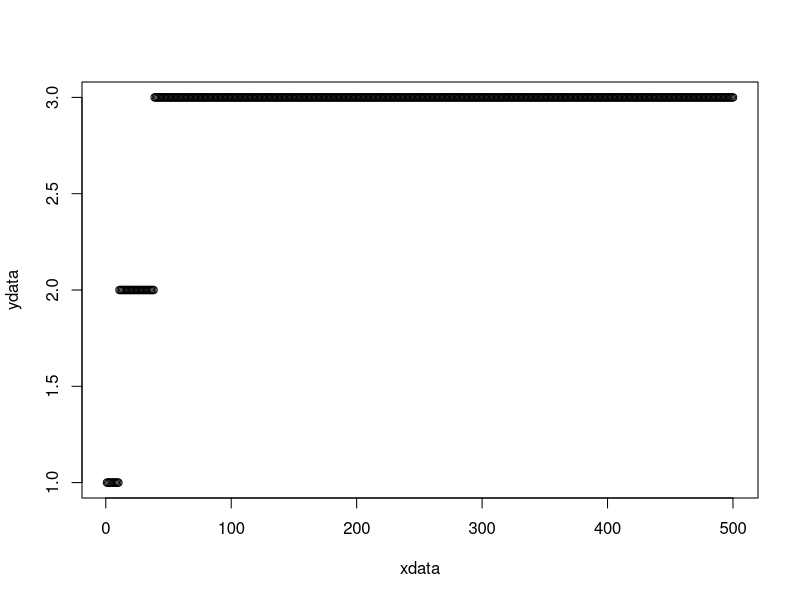

Here is the R script that generated this plot:
#this is to simulate the effect of rotations on teh spread of resistnce
#Written by Ian Hastings, but hopefully Andy South will read it, give it a D-, and make the code efficient

#This can run any number of insecticides/loci but at present, input will only allow a maximumum of 5


# <<<<<<<<<<<<<<<first up are user-defined parameters>>>>>>>>>>>
#I will eventually block this out and use a function to generate values from distributions for sensitivity analysis


max_no_generations=500 #the maximum number of mosquito generations to run the simulation
no_insecticides=5 #MAX is 5<<<<the number of insecticides (and hence loci) in the simuation MAX IS 5<<<

#now set up some arrays to hold data. 

array_named <- function(...)  {  
array(0, dim = lengths(list(...)), dimnames = list(...))  
 }  


RAF <- array_named(insecticide=1:no_insecticides, sex=c('male','female'), site=c('intervention','refugia'), gen=1:max_no_generations)
exposure <- array_named(insecticide=1:no_insecticides, sex=c('male','female'), amount=c('none','low', 'high'))
fitness <- array_named(insecticide=1:no_insecticides, genotype=c('SS','SR', 'RR'), amount=c('none','low', 'high'))
results<-array(0, dim=c(max_no_generations, 12))

#now set up some arrays to hold data. Can make some dimensions the number of insecticides but hard-code as 5 meanwhile
#because diretly write to these arrays below and need at least 5. 
RAF_male_intervention <- array(0, dim=c(5, max_no_generations)); #resistance allele freq in intervention site
RAF_female_intervention <- array(0, dim=c(5, max_no_generations));
RAF_male_refugia <- array(0, dim=c(5, max_no_generations)); #resistance allele freq in refugia
RAF_female_refugia <- array(0, dim=c(5, max_no_generations));
alpha_male_high <- array(0, dim=5); alpha_male_low <- array(0, dim=5); alpha_male_none <- array(0, dim=5);
alpha_female_high <- array(0, dim=5); alpha_female_low <- array(0, dim=5); alpha_female_none <- array(0, dim=5);
z_rr <- array(0, dim=5); h_rr <- array(0, 5);
w_ss_none <- array(0, dim=5);w_ss_low <- array(0, dim=5);w_ss_high <- array(0, dim=5);
w_rs_none <- array(0, dim=5);w_rs_low <- array(0, dim=5);w_rs_high <- array(0, dim=5);
w_rr_none <- array(0, dim=5);w_rr_low <- array(0, dim=5);w_rr_high <- array(0, dim=5);

#now resume entering data
migration_rate_intervention=0.01 # migration rate into and out-of the treated area. It is the proportion of the treated population that migrates. We assume that immigration=emigration.
coverage=0.8; # "coverage" of the intervention is defined as the proportion of mosquitoes that are covered by the intervention (and 1-C is the proportion of the population in the untreated refugia).
migration_rate_refugia=migration_rate_intervention*coverage/(1-coverage)

rotation_interval=0 #frequency of rotation (in generations) NB if set to zero mean RwR i.e. rotate when resistant
rotation_criterion=0.5 #resistant allele frequency that triggers a RwR change or precludes a insecticide from being rotated in.
diagnostics=0

#inital resistance allele frequency (i.e. generation 1) in the intervention and refugia
#locus 1>>
RAF[1, 'male', 'intervention',1]=0.002;  RAF[1, 'female', 'intervention',1]=0.002;
RAF[1, 'male', 'refugia',1]=0.001;       RAF[1, 'female', 'refugia',1]=0.001
#locus 2>>
RAF[2, 'male', 'intervention',1]=0.001;   RAF[2, 'female', 'intervention',1]=0.001;
RAF[2, 'male', 'refugia',1]=0.001;        RAF[2, 'female', 'refugia',1]=0.001
#locus 3>>
RAF[3, 'male', 'intervention',1]=0.09;  RAF[3, 'female', 'intervention',1]=0.09;
RAF[3, 'male', 'refugia',1]=0.001;       RAF[3, 'female', 'refugia',1]=0.001
#locus 4>>
RAF[4, 'male', 'intervention',1]=0.09;  RAF[4, 'female', 'intervention',1]=0.09;
RAF[4, 'male', 'refugia',1]=0.001;       RAF[4, 'female', 'refugia',1]=0.001
#locus 5>>
RAF[5, 'male', 'intervention',1]=0.09; RAF[5, 'female', 'intervention',1]=0.09;
RAF[5, 'male', 'refugia',1]=0.001;      RAF[5, 'female', 'refugia',1]=0.001


#exposure patterns for insecticide 1
exposure[1, 'male', 'low'] =0.1; exposure[1, 'male', 'high'] =0.5;
exposure[1, 'male', 'none'] =1-exposure[1, 'male', 'low']-exposure[1, 'male', 'high']; 
exposure[1, 'female', 'low'] =0.1; exposure[1, 'female', 'high'] =0.6;
exposure[1, 'female', 'none'] =1-exposure[1, 'female', 'low']-exposure[1, 'female', 'high']; 
#exposure patterns for insecticide 2
exposure[2, 'male', 'low'] =0.1; exposure[2, 'male', 'high'] =0.1;
exposure[2, 'male', 'none'] =1-exposure[2, 'male', 'low']-exposure[2, 'male', 'high']; 
exposure[2, 'female', 'low'] =0.1; exposure[2, 'female', 'high'] =0.1;
exposure[2, 'female', 'none'] =1-exposure[2, 'female', 'low']-exposure[2, 'female', 'high']; 
#exposure patterns for insecticide 3
exposure[3, 'male', 'low'] =0.1; exposure[3, 'male', 'high'] =0.1;
exposure[3, 'male', 'none'] =1-exposure[3, 'male', 'low']-exposure[3, 'male', 'high']; 
exposure[3, 'female', 'low'] =0.1; exposure[3, 'female', 'high'] =0.1;
exposure[3, 'female', 'none'] =1-exposure[3, 'female', 'low']-exposure[3, 'female', 'high'];
#exposure patterns for insecticide 4
exposure[4, 'male', 'low'] =0.1; exposure[4, 'male', 'high'] =0.1;
exposure[4, 'male', 'none'] =1-exposure[4, 'male', 'low']-exposure[4, 'male', 'high']; 
exposure[4, 'female', 'low'] =0.1; exposure[4, 'female', 'high'] =0.1;
exposure[4, 'female', 'none'] =1-exposure[4, 'female', 'low']-exposure[4, 'female', 'high'];
#exposure patterns for insecticide 5
exposure[5, 'male', 'low'] =0.1; exposure[5, 'male', 'high'] =0.1;
exposure[5, 'male', 'none'] =1-exposure[5, 'male', 'low']-exposure[5, 'male', 'high']; 
exposure[5, 'female', 'low'] =0.1; exposure[5, 'female', 'high'] =0.1;
exposure[5, 'female', 'none'] =1-exposure[5, 'female', 'low']-exposure[5, 'female', 'high'];





#genetic data for locus 1
fitness[1, 'SS', 'none']=0.1; fitness[1, 'SS', 'low']=0.3; fitness[1, 'SS', 'high']=0.3;
fitness[1, 'SR', 'none']=0.1; fitness[1, 'SR', 'low']=0.7; fitness[1, 'SR', 'high']=0.7;
fitness[1, 'RR', 'none']=0.1; fitness[1, 'RR', 'low']=0.9; fitness[1, 'RR', 'high']=0.9;
#genetic data for locus 2
fitness[2, 'SS', 'none']=0.3; fitness[2, 'SS', 'low']=0.3; fitness[2, 'SS', 'high']=0.3;
fitness[2, 'SR', 'none']=0.3; fitness[2, 'SR', 'low']=0.8; fitness[2, 'SR', 'high']=0.8;
fitness[2, 'RR', 'none']=0.3; fitness[2, 'RR', 'low']=0.9; fitness[2, 'RR', 'high']=0.9;
#genetic data for locus 3
fitness[3, 'SS', 'none']=0.3; fitness[3, 'SS', 'low']=0.3; fitness[3, 'SS', 'high']=0.3;
fitness[3, 'SR', 'none']=0.3; fitness[3, 'SR', 'low']=0.3; fitness[3, 'SR', 'high']=0.3;
fitness[3, 'RR', 'none']=0.3; fitness[3, 'RR', 'low']=0.3; fitness[3, 'RR', 'high']=0.3;
#genetic data for locus 4
fitness[4, 'SS', 'none']=0.3; fitness[4, 'SS', 'low']=0.3; fitness[4, 'SS', 'high']=0.3;
fitness[4, 'SR', 'none']=0.3; fitness[4, 'SR', 'low']=0.3; fitness[4, 'SR', 'high']=0.3;
fitness[4, 'RR', 'none']=0.3; fitness[4, 'RR', 'low']=0.3; fitness[4, 'RR', 'high']=0.3;
#genetic data for locus 5
fitness[5, 'SS', 'none']=0.3; fitness[5, 'SS', 'low']=0.3; fitness[5, 'SS', 'high']=0.3;
fitness[5, 'SR', 'none']=0.3; fitness[5, 'SR', 'low']=0.3; fitness[5, 'SR', 'high']=0.3;
fitness[5, 'RR', 'none']=0.3; fitness[5, 'RR', 'low']=0.3; fitness[5, 'RR', 'high']=0.3;


# <<<<<<<<<<<<< end of user-defined variable >>>>>>>>>>>>>>>>>>>>>>>>

################### now to check input value are sensible, lie within their limits, etc #######################################

#>>>Now check that exposure(none) is not less than zero
for(temp_int in 1:no_insecticides){
  if (exposure[temp_int, 'male', 'none']<0) message(sprintf("warning from calibration: male exposure to no insecticide %d is <0\n", temp_int)) 
  if (exposure[temp_int, 'female', 'none']<0) message(sprintf("warning from calibration: female exposure to no insecticide %d is <0\n", temp_int)) 
}

if(migration_rate_intervention>(1-coverage)){
message(sprintf("warning from calibration: migration rate in/out of intervenation exceed 1 minus coverage\n"))   
}




#>>>>>>>> now to run the simulations <<<<<<<<<<<<<<<<<<<<<<<<<<<

current_insecticide=1 #usually start the rotation sequence at #1 but can specify any one start
next_insecticide_found=1
change_insecticide=0;
rotation_count=1

results[1,1]=1; results[1,2]=current_insecticide;

for(gen in 2:max_no_generations)
{ #start at generation 2 because generation 1 holds the user-defined initial allele frequenciess
  

for(insecticide in 1:no_insecticides){

#first the intervention site  
 if(insecticide==current_insecticide){ #i.e. insecticide selection taking place
   
   coeff_1=
     (RAF[insecticide, 'male', 'intervention',gen-1]*(1-RAF[insecticide, 'female', 'intervention',gen-1])+
     (1-RAF[insecticide, 'male','intervention',gen-1])*RAF[insecticide, 'female', 'intervention',gen-1])*0.5

   coeff_2=
     exposure[insecticide, 'male', 'none']*fitness[insecticide, 'SR', 'none']+
     exposure[insecticide, 'male', 'low']*fitness[insecticide, 'SR', 'low']+
     exposure[insecticide, 'male', 'high']*fitness[insecticide, 'SR', 'high']
    
   coeff_3=
     exposure[insecticide, 'female', 'none']*fitness[insecticide, 'SR', 'none']+
     exposure[insecticide, 'female', 'low']*fitness[insecticide, 'SR', 'low']+
     exposure[insecticide, 'female', 'high']*fitness[insecticide, 'SR', 'high']
  
#Eqn 4: first the male resistant alleles>>
  temp_coeff=
    exposure[insecticide, 'male', 'none']*fitness[insecticide, 'RR', 'none']+
    exposure[insecticide, 'male', 'low']*fitness[insecticide, 'RR', 'low']+
    exposure[insecticide, 'male', 'high']*fitness[insecticide, 'RR', 'high']
      
  F_male_r_intervention=
    RAF[insecticide, 'male', 'intervention', gen-1]*RAF[insecticide, 'female', 'intervention', gen-1]*temp_coeff+
    coeff_1*coeff_2
  
  #Eqn 5: now the male sensitive alleles>> 
  temp_coeff=
    exposure[insecticide, 'male', 'none']*fitness[insecticide, 'SS', 'none']+
    exposure[insecticide, 'male', 'low']*fitness[insecticide, 'SS', 'low']+
    exposure[insecticide, 'male', 'high']*fitness[insecticide, 'SS', 'high']
   
F_male_s_intervention=
(1-RAF[insecticide, 'male', 'intervention',gen-1])*(1-RAF[insecticide, 'female', 'intervention', gen-1])*temp_coeff+
coeff_1*coeff_2

#now normalise the male gamete frequencies and store the results
norm_coeff=F_male_r_intervention+F_male_s_intervention
RAF[insecticide, 'male', 'intervention', gen]=F_male_r_intervention/norm_coeff

    
  #now the female resistant alleles>>
  temp_coeff=
    exposure[insecticide, 'female', 'none']*fitness[insecticide, 'RR', 'none']+
    exposure[insecticide, 'female', 'low']*fitness[insecticide, 'RR', 'low']+
    exposure[insecticide, 'female', 'high']*fitness[insecticide, 'RR', 'high']
 
  F_female_r_intervention=
  RAF[insecticide, 'male', 'intervention', gen-1]*RAF[insecticide, 'female', 'intervention',gen-1]*temp_coeff+
    coeff_1*coeff_3
  
  #now the female sensitive alleles>> 
  temp_coeff=
    exposure[insecticide, 'female', 'none']*fitness[insecticide, 'SS', 'none']+
    exposure[insecticide, 'female', 'low']*fitness[insecticide, 'SS', 'low']+
    exposure[insecticide, 'female', 'high']*fitness[insecticide, 'SS', 'high']
      
 F_female_s_intervention=
(1-RAF[insecticide, 'male', 'intervention', gen-1])*(1-RAF[insecticide, 'female', 'intervention',gen-1])*temp_coeff+
coeff_1*coeff_3 

 
  #now normalise the female gamete frequencies and store the results
  norm_coeff=F_female_r_intervention+F_female_s_intervention
  RAF[insecticide, 'female', 'intervention', gen]=F_female_r_intervention/norm_coeff
  
  if(diagnostics==1) message(sprintf("generation %d: just completed insecticide selection for locus/insecticide %d\n", gen, insecticide))
  
  
} #end of loop that deals with this insecticide if it is being deployed
  
 else{ #i.e no selection for this insecticide in the intervention site
   #first the coefficient for heterozygotes common to equations 2 and 3
   temp_coeff=
     (RAF[insecticide, 'male', 'intervention',gen-1]*(1-RAF[insecticide, 'female', 'intervention',gen-1])+
     RAF[insecticide, 'female', 'intervention',gen-1]*(1-RAF[insecticide, 'male', 'intervention',gen-1]))*
     0.5*fitness[insecticide, 'SR', 'none']
                
   
#now the resistant and sensitive frequencies in untreated areas  
   F_male_r_intervention=RAF[insecticide, 'male', 'intervention',gen-1]*RAF[insecticide, 'female', 'intervention', gen-1]*fitness[insecticide, 'RR', 'none']+temp_coeff
   F_male_s_intervention=(1-RAF[insecticide, 'male', 'intervention',gen-1])*(1-RAF[insecticide, 'female', 'intervention',gen-1])*fitness[insecticide, 'SS', 'none']+temp_coeff
   #now to normalise them
   norm_coeff= F_male_r_intervention+F_male_s_intervention
   RAF[insecticide, 'male', 'intervention', gen]=F_male_r_intervention/norm_coeff
  

#same allele frequencies in both sexes if no differential exposure so 
   RAF[insecticide, 'female', 'intervention', gen]=RAF[insecticide, 'male', 'intervention', gen]
  if(diagnostics==1) message(sprintf("generation %d: just completed natural selection against locus %d in intervention site\n", gen, insecticide))   
      
 
   } #end of code for insecticides that are not being deployed  in the intervention site
    
#now for the refugia
  #first the coefficient for heterozygotes common to equations 2 and 3
  temp_coeff=(RAF[insecticide, 'male', 'refugia',gen-1]*(1-RAF[insecticide, 'female', 'refugia',gen-1])+
                RAF[insecticide, 'female', 'refugia',gen-1]*(1-RAF[insecticide, 'male','refugia',gen-1]))*
    0.5*fitness[insecticide, 'SR', 'none']
  
 
   #now the resistant and sensitive frequencies   
  F_male_r_refugia=RAF[insecticide, 'male', 'refugia',gen-1]*RAF[insecticide, 'female', 'refugia',gen-1]*
    fitness[insecticide, 'RR', 'none']+temp_coeff
  F_male_s_refugia=(1-RAF[insecticide, 'male', 'refugia',gen-1])*(1-RAF[insecticide, 'female', 'refugia', gen-1])*
    fitness[insecticide, 'SS', 'none']+temp_coeff 
  
  #now to normalise them and store the results
  norm_coeff= F_male_r_refugia+F_male_s_refugia
  RAF[insecticide, 'male', 'refugia', gen]=F_male_r_refugia/norm_coeff
  #same allele frequencies in both sexes if no differential selection so
  RAF[insecticide, 'female', 'refugia', gen]=RAF[insecticide, 'male', 'refugia', gen]
  
  if(diagnostics==1) message(sprintf("generation %d: just completed natural selection against locus %d in refugia\n", gen, insecticide))
  
}   #end of cycling insecticides

  
#now for migration between refugia and intervention site

for(temp_int in 1:no_insecticides){ 
    
 fem_intervention=
   (1-migration_rate_intervention)*RAF[temp_int, 'female', 'intervention', gen]+
   migration_rate_intervention*RAF[temp_int, 'female', 'refugia', gen]
  
 male_intervention=
   (1-migration_rate_intervention)*RAF[temp_int, 'male', 'intervention', gen]+
   migration_rate_intervention*RAF[temp_int, 'male', 'refugia', gen]
 
 fem_refugia=
   (1-migration_rate_refugia)*RAF[temp_int, 'female', 'refugia', gen]+
   migration_rate_refugia*RAF[temp_int, 'female', 'intervention', gen]
 
 male_refugia=
   (1-migration_rate_refugia)*RAF[temp_int, 'male', 'refugia', gen]+
   migration_rate_refugia*RAF[temp_int, 'male', 'intervention', gen]
 
RAF[temp_int, 'female', 'intervention', gen]=fem_intervention
RAF[temp_int, 'male', 'intervention', gen]=male_intervention 
RAF[temp_int, 'female', 'refugia', gen]=fem_refugia
RAF[temp_int, 'male', 'refugia', gen]=male_refugia

 } #end of cycling migration for each insecticide
  
  
#now to find if we need to switch current insecticide
  if(rotation_interval==0){  #i.e.  its a RwR policy:
        if(RAF[current_insecticide, 'female','intervention', gen] > rotation_criterion) change_insecticide=1
        #message(sprintf("confirm. RAF=%f, change_insecticide=%d \n", RAF[current_insecticide, 'female','intervention', gen], change_insecticide))
        }  
  
if(rotation_interval!=0){ #i.e. if freq_rotation>0 then its a policy of routine, periodic rotation
#NOTE. At the moment if all but one of the insecticides are over the thereshold frequency, the one under the threshold
#will be repeatedly deployed. For example, if there are 3 insecticides and rotation is every 10 generations. 
#if #3 is being deployed and due to rotate out at generetion 100: if only #3 is under the threshold
#it will not rotate out, but will continue to be used util the next scheduled rotation at which point
  #(a) it will continue to be use if it is the only one below the threshold 
  #(b) it will be replaced if one of the other insecticides is now below the threshold due to fitness effects or migration
  #(c) the simulation will terminate if all insecticides exceed the threshold
    
if (rotation_count!=rotation_interval) rotation_count=rotation_count+1
else change_insecticide=1 #i.e. its time to rotate so need to identify the next insecticide in the rotation
}
  
if(change_insecticide==1){
rotation_count=1; next_insecticide_found=0; candidate=current_insecticide 
            
for(temp_int in 1:no_insecticides){
  if(candidate==no_insecticides) candidate=1 else candidate=candidate+1 
  if(RAF[candidate, 'female','intervention', gen]<rotation_criterion){
    message(sprintf("generation %d, switching from insecticide %d to insecticide %d; RAF are %f and %f respectively\n",
                    gen, current_insecticide, candidate,
                    RAF[current_insecticide, 'female','intervention', gen], RAF[candidate, 'female','intervention', gen]))
    next_insecticide_found=1; current_insecticide=candidate; change_insecticide=0
      }
if(next_insecticide_found==1) break
} #end of temp_int loop
} #end of loop to try and change insecticide i.e. the "if(change_insecticide==1)" lopp

#now to store some results for ease of plotting (see later) before potentially terminating the simulation
results[gen,1]=gen; results[gen,2]=current_insecticide
  

if(next_insecticide_found==0){
message(sprintf("simulation terminating at generation %d because all RAFs above threshold of %f\n", gen,  rotation_criterion))
  for(temp_int in 1:no_insecticides){
    message(sprintf("frequency of resistance in females to insecticide %d is %f\n", temp_int, RAF[temp_int, 'female','intervention', gen]))  
  }
break #breaks out of looping generations and terminates the simulation
}    
  
 } #end of cycle running the gens up to max_no_generations
  
#****************************************************************  
 # NOW collate the data and draw plots

for(temp_int in 1:max_no_generations){
#results[temp_int,3]=RAF[1, 'female','intervention', temp_int]
results[temp_int,3]=0.5*(RAF[1, 'male','intervention', temp_int]+RAF[1, 'female','intervention', temp_int]) #locus 1
results[temp_int,4]=0.5*(RAF[1, 'male','refugia', temp_int]+RAF[1, 'female','refugia', temp_int]) #locus 1
results[temp_int,5]=0.5*(RAF[2, 'male','intervention', temp_int]+RAF[2, 'female','intervention', temp_int]) #locus 2
results[temp_int,6]=0.5*(RAF[2, 'male','refugia', temp_int]+RAF[2,'female','refugia', temp_int]) #locus 2
results[temp_int,7]=0.5*(RAF[3, 'male','intervention', temp_int]+RAF[3, 'female','intervention', temp_int]) #locus 3
results[temp_int,8]=0.5*(RAF[3, 'male','refugia', temp_int]+RAF[3, 'female','refugia', temp_int]) #locus 3
results[temp_int,9]=0.5*(RAF[4, 'male','intervention', temp_int]+RAF[4, 'female','intervention', temp_int]) #locus 4
results[temp_int,10]=0.5*(RAF[4, 'male','refugia', temp_int]+RAF[4,'female','refugia', temp_int]) #locus 4
results[temp_int,11]=0.5*(RAF[5, 'male','intervention', temp_int]+RAF[5, 'female','intervention', temp_int]) #locus 5
results[temp_int,12]=0.5*(RAF[5, 'male','refugia', temp_int]+RAF[5, 'female','refugia', temp_int]) #locus 5

}



xdata<-results[,1]
ydata<-results[,2]
plot(xdata, ydata) 
#plot(results[1], results[2])



